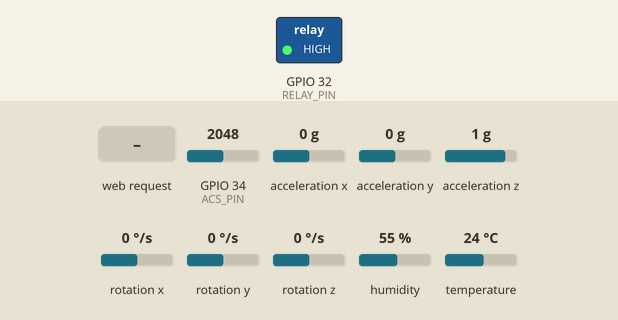
A sketch run on a simulated ESP32. On the bench: switched loads named in the sketch (green lamp = pin HIGH). The inputs (shaded band) are chosen by the test bench; at power-on: GPIO 34 (ACS_PIN) = 2048, acceleration x 0 g, acceleration y 0 g, acceleration z 1 g, rotation x 0 °/s, rotation y 0 °/s, rotation z 0 °/s, humidity 55 %, temperature 24 °C. WiFi joins after 1.5 s; servers stay silent unless stated; no MQTT or app messages arrive unless stated; what the sketch prints to the serial monitor is not drawn.

Above: at 2.7 s.
2.8 s: HTTP request GET /on received
At 4.7 s:
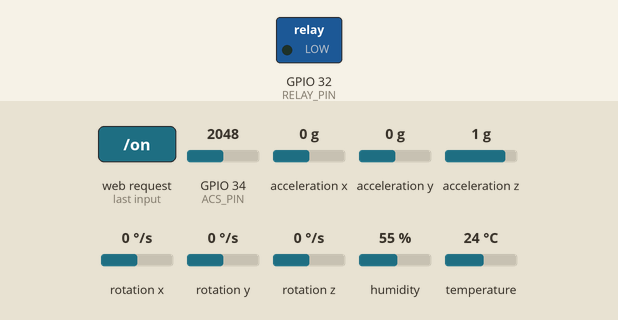
10.0 s: HTTP request GET /off received
At 11.3 s:
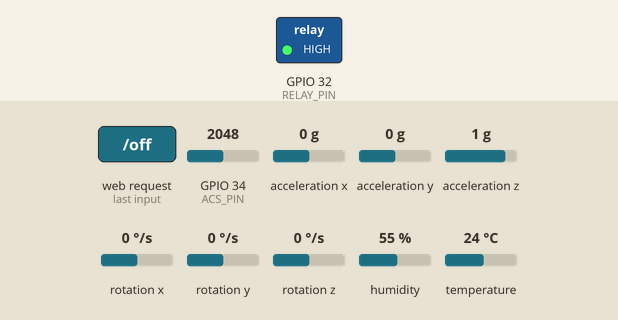
Timing chart, 0 to 13.0 s (numbered marks = the images above; inputs shaded):
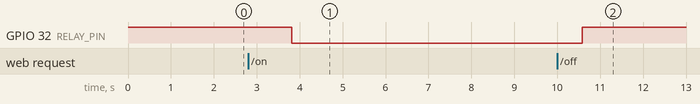

The sketch:

main.ino
```cpp
#include <WiFi.h>
#include <PubSubClient.h>
#include <ArduinoJson.h>
#include <Wire.h>
#include <MPU6050.h>
#include <DHT.h>
#include <WebServer.h>

// ---------------- WIFI ----------------

const char* ssid = "Akhilleash's S24 FE";
const char* password = "beega123";

// ---------------- RELAY ----------------

#define RELAY_PIN 32

WebServer server(80);

// Change these if your relay works opposite
#define RELAY_ON LOW
#define RELAY_OFF HIGH

// ---------------- MQTT ----------------

const char* mqtt_server = "broker.hivemq.com";
const int mqtt_port = 1883;
const char* mqtt_topic = "voltsense/data";

// ---------------- DHT11 ----------------

#define DHTPIN 4
#define DHTTYPE DHT11

DHT dht(DHTPIN, DHTTYPE);

// ---------------- ACS712 ----------------

#define ACS_PIN 34

float sensitivity = 0.185;
float offset = 2.335;

// ---------------- MPU6050 ----------------

MPU6050 mpu;

// ---------------- MQTT CLIENT ----------------

WiFiClient espClient;
PubSubClient client(espClient);

// ---------------- WIFI ----------------

void setupWiFi()
{
  WiFi.begin(ssid, password);

  Serial.print("Connecting WiFi");

  while (WiFi.status() != WL_CONNECTED)
  {
    delay(500);
    Serial.print(".");
  }

  Serial.println();
  Serial.println("WiFi Connected");
  Serial.println(WiFi.localIP());
}

// ---------------- MQTT ----------------

void reconnectMQTT()
{
  while (!client.connected())
  {
    Serial.print("Connecting MQTT...");

    String clientId =
      "VoltSense-" +
      String((uint32_t)ESP.getEfuseMac(), HEX);

    if (client.connect(clientId.c_str()))
    {
      Serial.println("Connected");
    }
    else
    {
      Serial.print("Failed, rc=");
      Serial.print(client.state());
      Serial.println(" retrying in 5 sec");

      delay(5000);
    }
  }
}


void handleRoot()
{
  String html = R"rawliteral(
<!DOCTYPE html>
<html>
<head>
<title>VoltSense Relay</title>
<meta name="viewport" content="width=device-width, initial-scale=1">
<style>
body{
font-family:Arial;
text-align:center;
background:#f4f4f4;
margin-top:60px;
}
button{
width:180px;
height:60px;
font-size:22px;
margin:20px;
border:none;
border-radius:10px;
color:white;
}
.on{
background:green;
}
.off{
background:red;
}
</style>
</head>
<body>

<h2>VoltSense Relay Control</h2>

<a href="/on">
<button class="on">Relay ON</button>
</a>

<a href="/off">
<button class="off">Relay OFF</button>
</a>

</body>
</html>
)rawliteral";

  server.send(200, "text/html", html);
}

void relayON()
{
  digitalWrite(RELAY_PIN, RELAY_ON);
  server.sendHeader("Location","/");
  server.send(303);
}

void relayOFF()
{
  digitalWrite(RELAY_PIN, RELAY_OFF);
  server.sendHeader("Location","/");
  server.send(303);
}


// ---------------- SETUP ----------------

void setup()
{
  Serial.begin(115200);
  pinMode(RELAY_PIN, OUTPUT);
  digitalWrite(RELAY_PIN, RELAY_OFF);

  dht.begin();

  Wire.begin(21, 22);

  mpu.initialize();

  if (mpu.testConnection())
    Serial.println("MPU6050 Connected");
  else
    Serial.println("MPU6050 Failed");

  setupWiFi();

  client.setServer(mqtt_server, mqtt_port);
  server.on("/", handleRoot);
  server.on("/on", relayON);
  server.on("/off", relayOFF);

  server.begin();

  Serial.println("Web Server Started");
}

// ---------------- LOOP ----------------

void loop()
{
  if (!client.connected())
  {
    reconnectMQTT();
  }

  client.loop();

  server.handleClient();

  if (WiFi.status() != WL_CONNECTED)
{
    Serial.println("WiFi Disconnected!");
}

  // ---------- DHT11 ----------

  float temperature = dht.readTemperature();

  if (isnan(temperature))
  {
    Serial.println("DHT11 Read Failed");
    temperature = -1;
  }

  Serial.print("DHT11 Temperature: ");
  Serial.println(temperature);

  // ---------- ACS712 ----------

  long total = 0;

  for (int i = 0; i < 100; i++)
  {
    total += analogRead(ACS_PIN);
    delay(2);
  }

  float raw = total / 100.0;

  float voltage =
      raw * (3.3 / 4095.0);

  float current =
      (voltage - offset) /
      sensitivity;

  // ---------- MPU6050 ----------

  int16_t ax, ay, az;
  int16_t gx, gy, gz;

  mpu.getMotion6(
      &ax, &ay, &az,
      &gx, &gy, &gz);

  // ---------- ML STATUS ----------

  String ml_status = "NO CURRENT";

  if (temperature > 0)
    ml_status = "Normal";

  if (temperature > 60)
    ml_status = "Overheat";

  if (abs(current) > 2.0)
    ml_status = "HighCurrent";

  // ---------- JSON ----------

  StaticJsonDocument<512> doc;

  doc["temperature"] = temperature;
  doc["voltage"] = voltage;
  doc["current"] = current;

  doc["accel_x"] = ax;
  doc["accel_y"] = ay;
  doc["accel_z"] = az;

  doc["gyro_x"] = gx;
  doc["gyro_y"] = gy;
  doc["gyro_z"] = gz;

  doc["ml_status"] = ml_status;

  char payload[512];

  serializeJson(doc, payload);

  // ---------- MQTT PUBLISH ----------

  client.publish(
      mqtt_topic,
      payload);

  Serial.println("Published:");

  serializeJsonPretty(doc, Serial);

  Serial.println();
  Serial.println("-------------------");
  Serial.print("Open: http://");
  Serial.println(WiFi.localIP());


  Serial.print("Free Heap: ");
  Serial.println(ESP.getFreeHeap());

  delay(2000);
}
```

Measured:
- after the input at 2.8 s, GPIO 32 (RELAY_PIN): HIGH → LOW after 1.0 s
- after the input at 10.0 s, GPIO 32 (RELAY_PIN): LOW → HIGH after 0.59 s
